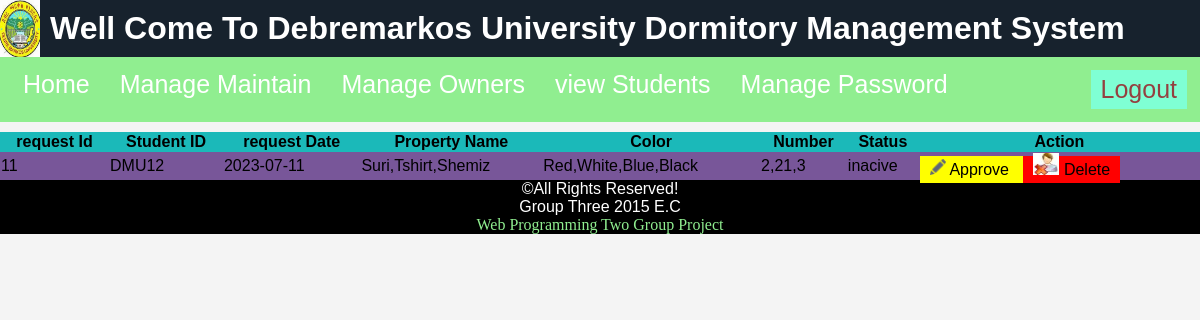
/proctor/ManagePro.php (signed in), run on the app's committed database.
### tables this page shows
CREATE TABLE `property` (
  `reqID` int(11) NOT NULL,
  `Studid` varchar(10) NOT NULL,
  `reqDate` date NOT NULL,
  `Status` varchar(10) NOT NULL,
  `Properties` varchar(300) NOT NULL,
  `Color` varchar(100) NOT NULL,
  `Number` varchar(50) NOT NULL
);

### proctor/ManagePro.php (the view, shortened to what this page needs)
<?php
session_start();  include("header.php");
include("../connect.php");
    $query = "SELECT * FROM Property";
    $result = mysqli_query($connect, $query);
    if (mysqli_num_rows($result) > 0) {
        echo "<table>";
        echo "<tr>";
        echo "<th>request Id</th>";
        echo "<th> Student ID </th>";
        echo "<th> request Date </th>";
        echo "<th> Property Name </th>";
        echo "<th> Color </th>";
        echo "<th> Number </th>";
        echo "<th> Status </th>";
        echo "<th> Action </th>";
        echo "</tr>";
        while ($row = mysqli_fetch_assoc($result)) {
            echo "<tr>";
            echo "<td>" . $row['reqID'] . "</td>";
            echo "<td>" . $row['Studid'] . "</td>";
            echo "<td>" . $row['reqDate'] . "</td>";
            echo "<td>" . $row['Properties'] . "</td>";
            echo "<td>" . $row['Color'] . "</td>";
            echo "<td>" . $row['Number'] . "</td>";
            echo "<td>" . $row['Status'] . "</td>";  ?>
            <td>
                        <a href="ApprovePro.php?id=<?php echo $row['reqID']; ?>" style="background-color: yellow; color: black;" onclick="return confirm('Really Do you Want to Approve (<?php echo $r ?>)?');"><img src="../img/edit.png" width="16" id="view" height="16" alt="" /> Approve </a>
                        <a href="deletePro.php?id=<?php echo $row['reqID']; ?>" style="background-color: red; color: black;" onclick="return confirm('Really Do you Want to Delete (<?php echo $r ?>)?');"><img src="../img/deluser.jpg" width="26" id="view" height="22" alt="" /> Delete </a>
                    </td>
            <?php
            echo "</tr>";
        }
        echo "</table>";
    } else {
        echo "No requests found!";
    }
   include("../footer.php");
?>

### style.css (style rules this page uses)
a { color: #fff; text-decoration: none; padding: 5px 10px; }
body { font-family: Arial, sans-serif; background-color: #f4f4f4; margin: 0; padding: 0; }
table { width: 100%; border-collapse: collapse; margin-top: 10px; padding: 5px; }
th { background-color: rgb(27, 185, 185); }
tr:nth-child(even) { background-color: rgb(120, 86, 153); }
tr:nth-child(odd) { background-color: rgb(214, 171, 54); }

### proctor/header.php (style rules this page uses)
table { width: 100%; border-collapse: collapse; margin-top: 10px; padding: 5px; }
th { background-color: rgb(27, 185, 185); }
tr:nth-child(even) { background-color: rgb(120, 86, 153); }
tr:nth-child(odd) { background-color: rgb(214, 171, 54); }

### data on the page
property: reqID "11", Studid "DMU12", reqDate "2023-07-11", Properties "Suri,Tshirt,Shemiz", Color "Red,White,Blue,Black", Number "2,21,3", Status "inacive"
